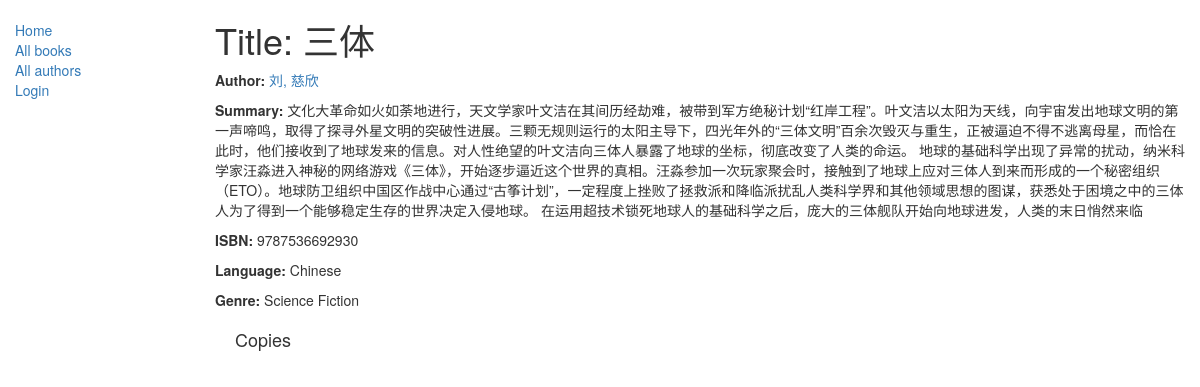
/catalog/book/2, run on an earlier commit of the app's database.
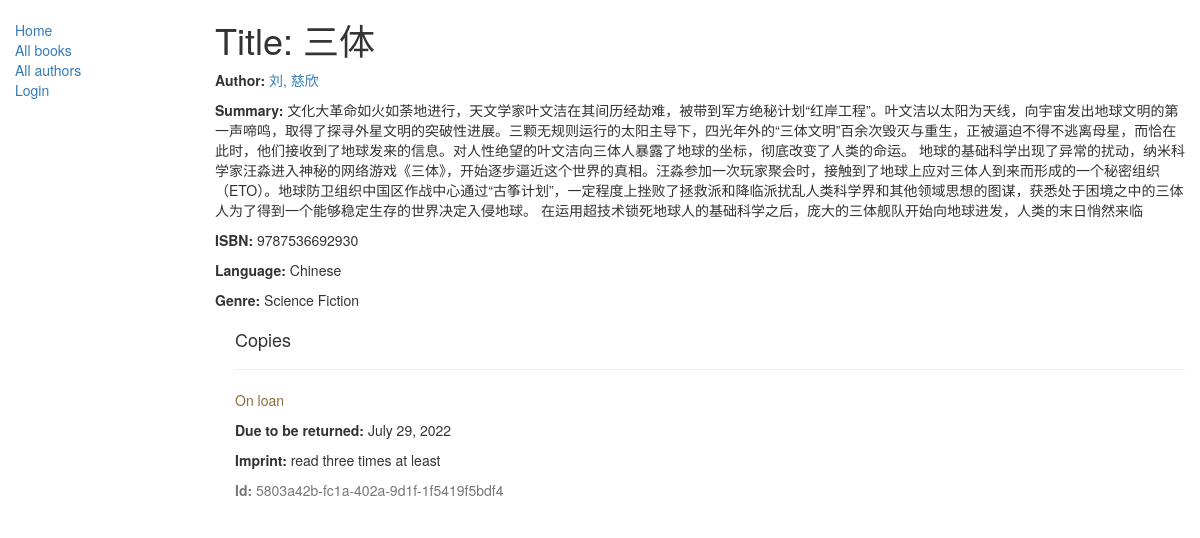
And on a later commit of the database.
### catalog/models.py (models this page shows, shortened)
class Genre(models.Model):
    name = models.CharField(
        max_length=200,
        help_text="Enter a book genre (e.g. Science Fiction, French Poetry etc.)")
    def __str__(self):
        return self.name

class BookInstance(models.Model):
    id = models.UUIDField(primary_key=True, default=uuid.uuid4, help_text="Unique ID for "
                                                                          "this particular book across whole library")
    book = models.ForeignKey('Book', on_delete=models.SET_NULL, null=True)
    imprint = models.CharField(max_length=200)
    due_back = models.DateField(null=True, blank=True)
    borrower = models.ForeignKey(User, on_delete=models.SET_NULL, null=True, blank=True)
    LOAN_STATUS = (
        ('m', 'Maintenance'),
        ('o', 'On loan'),
        ('a', 'Available'),
        ('r', 'Reserved'),
    )
    status = models.CharField(max_length=1, choices=LOAN_STATUS, blank=True, default='m', help_text='Book availability')
    class Meta:
        ordering = ["due_back"]
        permissions = (("can_mark_returned", "Set book as returned"),)

### catalog/views.py (the view)
# urls.py: path('book/<int:pk>', views.BookDetailView.as_view(), name='book-detail'),
class BookDetailView(generic.DetailView):
    model = Book

### catalog/models.py (called while the page is built)
    def __str__(self):
        return '%s, %s' % (self.last_name, self.first_name)

    def __str__(self):
        return self.name

### catalog/templates/catalog/book_detail.html
{% extends "base_generic.html" %}
{% block content %}
  <h1>Title: {{ book.title }}</h1>
  <p><strong>Author:</strong> <a href="{% url 'author-detail' book.author.pk %}">{{ book.author }}</a></p>
  <p><strong>Summary:</strong> {{ book.summary }}</p>
  <p><strong>ISBN:</strong> {{ book.isbn }}</p>
  <p><strong>Language:</strong> {{ book.language }}</p>
  <p><strong>Genre:</strong> {% for genre in book.genre.all %} {{ genre }}{% if not forloop.last %}, {% endif %}{% endfor %}</p>
  <div style="margin-left:20px;margin-top:20px">
    <h4>Copies</h4>
    {% for copy in book.bookinstance_set.all %}
    <hr>
    <p class="{% if copy.status == 'a' %}text-success{% elif copy.status == 'm' %}text-danger{% else %}text-warning{% endif %}">{{ copy.get_status_display }}</p>
    {% if copy.status != 'a' %}<p><strong>Due to be returned:</strong> {{copy.due_back}}</p>{% endif %}
    <p><strong>Imprint:</strong> {{copy.imprint}}</p>
    <p class="text-muted"><strong>Id:</strong> {{copy.id}}</p>
    {% endfor %}
  </div>
{% endblock %}

What changed in the data, as far as the page shows it:
added BookInstance: status "On loan", due_back "July 29, 2022", imprint "read three times at least", id "5803a42b-fc1a-402a-9d1f-1f5419f5bdf4"
